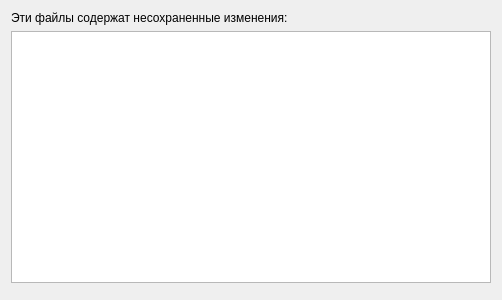
<?xml version="1.0" encoding="UTF-8"?>
<ui version="4.0">
 <class>multiple_unsaved_files</class>
 <widget class="QDialog" name="multiple_unsaved_files">
  <property name="geometry">
   <rect>
    <x>0</x>
    <y>0</y>
    <width>502</width>
    <height>300</height>
   </rect>
  </property>
  <property name="windowTitle">
   <string>Несколько несохраненных файлов</string>
  </property>
  <layout class="QVBoxLayout" name="verticalLayout_2">
   <item>
    <widget class="QLabel" name="label">
     <property name="text">
      <string>Эти файлы содержат несохраненные изменения:</string>
     </property>
     <property name="wordWrap">
      <bool>true</bool>
     </property>
    </widget>
   </item>
   <item>
    <widget class="QTableWidget" name="unsavedFilesTable">
     <property name="editTriggers">
      <set>QAbstractItemView::NoEditTriggers</set>
     </property>
    </widget>
   </item>
   <item>
    <widget class="QDialogButtonBox" name="buttonBox">
     <property name="standardButtons">
      <set>QDialogButtonBox::NoButton</set>
     </property>
    </widget>
   </item>
  </layout>
 </widget>
 <resources/>
 <connections>
  <connection>
   <sender>buttonBox</sender>
   <signal>clicked(QAbstractButton*)</signal>
   <receiver>multiple_unsaved_files</receiver>
   <slot>onButtonClick(QAbstractButton*)</slot>
   <hints>
    <hint type="sourcelabel">
     <x>250</x>
     <y>275</y>
    </hint>
    <hint type="destinationlabel">
     <x>250</x>
     <y>149</y>
    </hint>
   </hints>
  </connection>
 </connections>
 <slots>
  <slot>onButtonClick(QAbstractButton*)</slot>
 </slots>
</ui>
